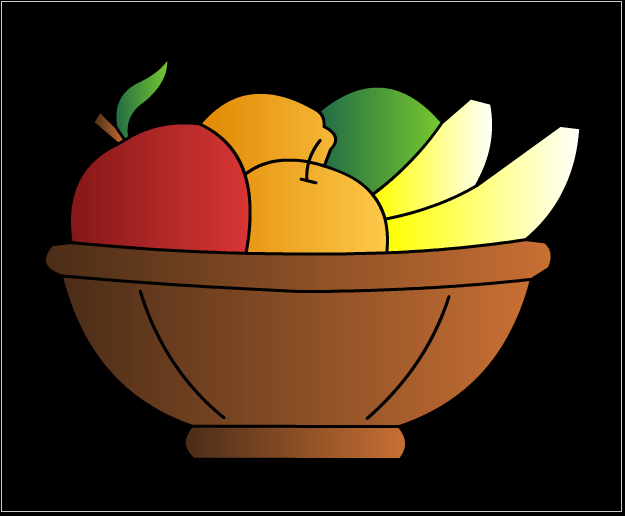
//> input picture fruits.png, 625 x 516 px
$ ./rotationangle   (built with g++ and OpenCV 4)
//> lines starting //> are read from the running program, lines starting //| are printed output that depends on the picture
#include <iostream>
#include <stdlib.h>
#include <math.h>
#include "opencv2/highgui/highgui.hpp"
#include "opencv2/imgproc/imgproc.hpp"
#include "opencv2/core/core.hpp"
using namespace cv;
using namespace std;
int main()
{
	Mat img=imread("fruits.png",1);
//> img is the input picture: 516 rows x 625 cols, CV_8UC3; mean B, G, R 23.9, 48.6, 71.6
	Mat img1(img.rows*3,img.cols*3,CV_8UC3,Scalar(255,255,255));
	int a,b,i,j,t;
	cin >> t;
//> the answer given: 3
	const double PI  =3.14159;
	for(i=0;i<img.rows;i++)
	{
		for(j=0;j<img.cols;j++)
		{
			a=cos((t*PI)/180)*(i-img.rows/2)+sin((t*PI)/180)*(j-img.cols/2)+img.rows*1.5;
			b=cos((t*PI)/180)*(j-img.cols/2)-sin((t*PI)/180)*(i-img.rows/2)+img.cols*1.5;;
			img1.at<Vec3b>(a,b)[0]=img.at<Vec3b>(i,j)[0];
			img1.at<Vec3b>(a,b)[1]=img.at<Vec3b>(i,j)[1];
			img1.at<Vec3b>(a,b)[2]=img.at<Vec3b>(i,j)[2];
		}

	}
//> this loop made 516 passes
//> b on passes 1 to 3: 1262, 1262, 1262
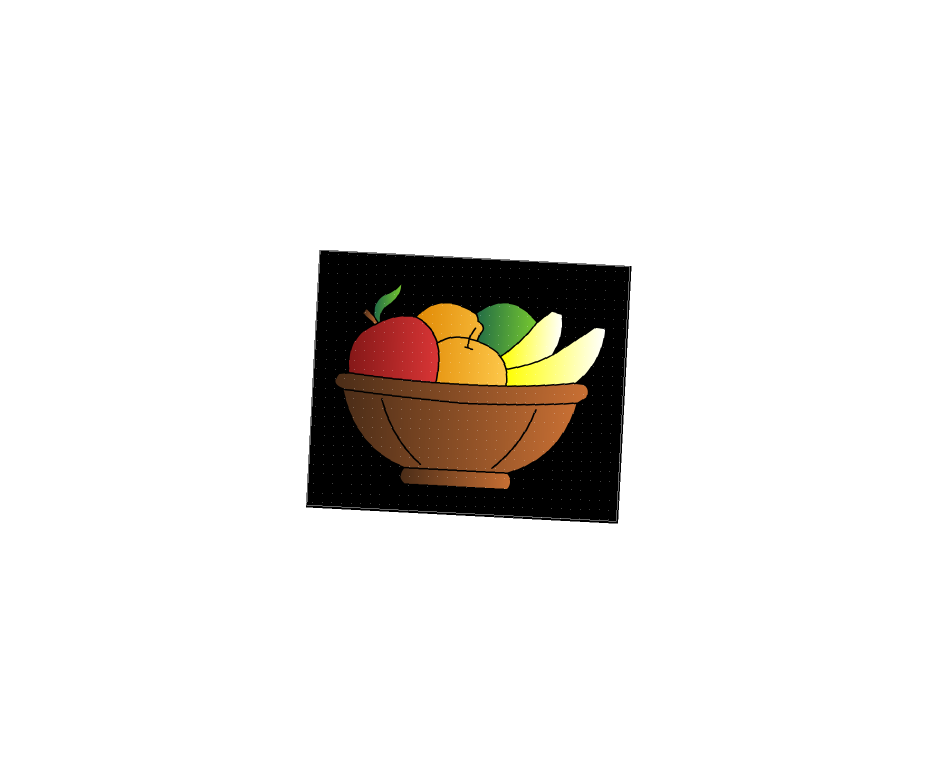
//> img1: 1548 rows x 1875 cols, CV_8UC3 (shown at 1/2 size); mean B, G, R 229.4, 232.1, 234.7
//> after the loop, a = 1046; b = 1235
	namedWindow("ab",WINDOW_NORMAL);
	imshow("ab",img1);
	waitKey(0);
	return 0;
}
